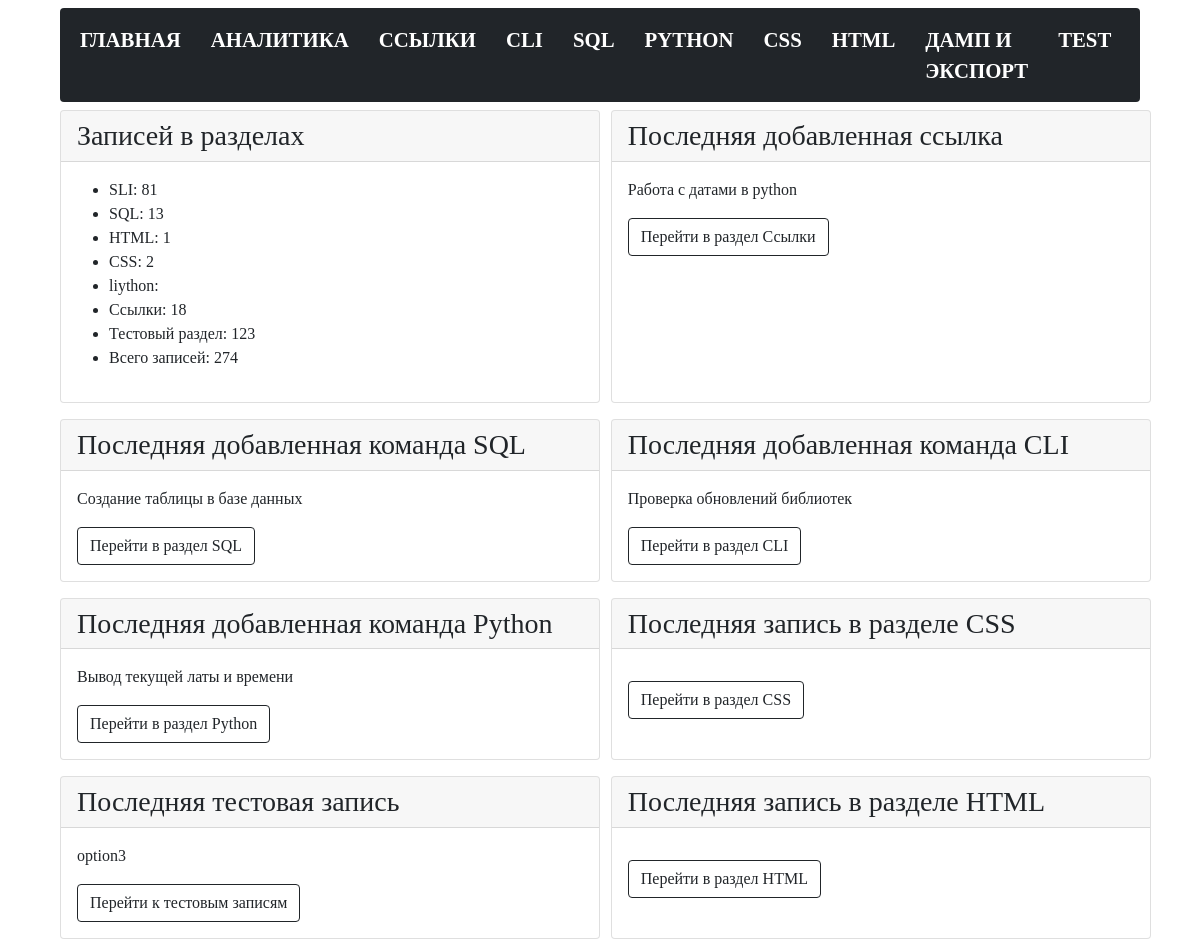
Before: /analytics with the older database file.
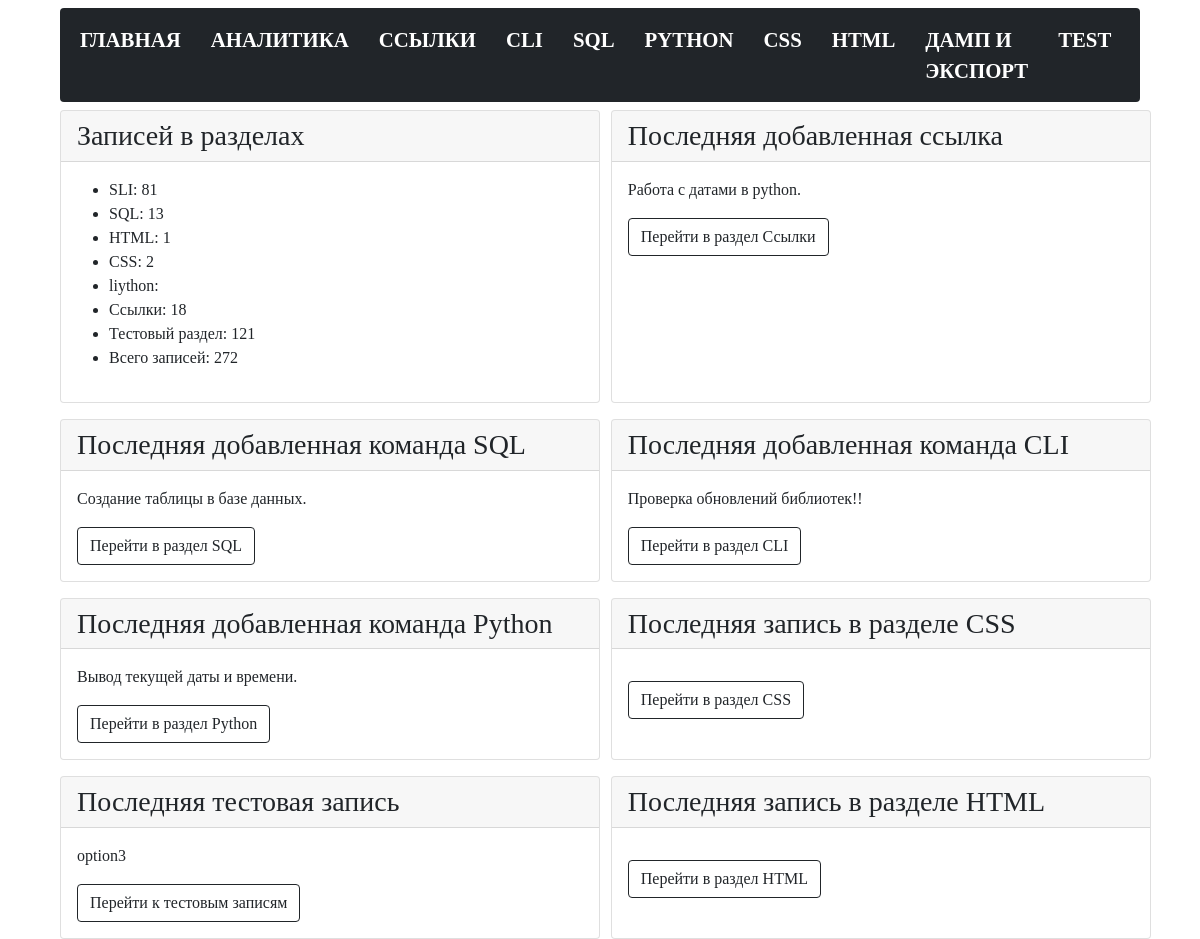
After: the same page with the newer database file.
### tables this page shows
CREATE TABLE "links" (
  [links_id] INTEGER PRIMARY KEY AUTOINCREMENT,
  [links_name] TEXT NOT NULL,
  [links_command] TEXT NOT NULL,
  [links_date_add] TIMESTAMP DEFAULT CURRENT_TIMESTAMP,
  [links_date_edit] TEXT
);

CREATE TABLE "sql" (
  [sql_id] INTEGER PRIMARY KEY AUTOINCREMENT,
  [sql_name] TEXT NOT NULL,
  [sql_command] TEXT NOT NULL,
  [sql_date_add] TIMESTAMP DEFAULT CURRENT_TIMESTAMP,
  [sql_date_edit] TEXT
);

CREATE TABLE "bash" (
  [bash_id] INTEGER PRIMARY KEY AUTOINCREMENT,
  [bash_command] TEXT NOT NULL,
  [bash_name] TEXT NOT NULL,
  [bash_date_add] TIMESTAMP DEFAULT CURRENT_TIMESTAMP,
  [bash_date_edit] TEXT
);

CREATE TABLE "python" (
  [python_id] INTEGER PRIMARY KEY AUTOINCREMENT,
  [python_command] TEXT NOT NULL,
  [python_name] TEXT NOT NULL,
  [python_date_add] TIMESTAMP DEFAULT CURRENT_TIMESTAMP,
  [python_date_edit] TEXT
);

CREATE TABLE test (
                test_id INTEGER PRIMARY KEY autoincrement, 
                test_name TEXT not null
        );

### modules/analytics.py (the view)
@bp.route("/analytics")
def analytics():
    conn = connect.get_db_connection()
    cur = conn.cursor()
    bash_list_count = int(cur.execute("SELECT COUNT(*) FROM bash").fetchone()[0])
    sql_list_count = int(cur.execute("SELECT COUNT(*) FROM sql").fetchone()[0])
    css_wiki_list_count = int(cur.execute("SELECT COUNT(*) FROM css_wiki").fetchone()[0])
    python_list_count = int(cur.execute("SELECT COUNT(*) FROM python").fetchone()[0])
    test_list_count = int(cur.execute("SELECT COUNT(*) FROM test").fetchone()[0])
    links_list_count = int(cur.execute("SELECT COUNT(*) FROM links").fetchone()[0])
    html_wiki_list_count = int(cur.execute("SELECT COUNT(*) FROM html_wiki").fetchone()[0])
    last_links = conn.execute("SELECT * FROM links ORDER BY 1 DESC").fetchone()
    last_sql = conn.execute("SELECT * FROM sql ORDER BY 1 DESC").fetchone()
    last_bash = conn.execute("SELECT * FROM bash ORDER BY 1 DESC").fetchone()
    last_python = conn.execute("SELECT * FROM python ORDER BY 1 DESC").fetchone()
    last_css_wiki = conn.execute("SELECT * FROM css_wiki ORDER BY 1 DESC").fetchone()
    last_test = conn.execute("SELECT * FROM test ORDER BY 1 DESC").fetchone()
    last_html_wiki = conn.execute("SELECT * FROM html_wiki ORDER BY 1 DESC").fetchone()
    sum_count = bash_list_count + sql_list_count + html_wiki_list_count + python_list_count + links_list_count + test_list_count + css_wiki_list_count
    conn.close()
    return render_template("analytics.html",
                           bash_list_count=bash_list_count,
                           sql_list_count=sql_list_count,
                           css_wiki_list_count=css_wiki_list_count,
                           python_list_count=python_list_count,
                           test_list_count=test_list_count,
                           links_list_count=links_list_count,
                           html_wiki_list_count=html_wiki_list_count,
                           sum_count=sum_count,
                           last_links=last_links,
                           last_sql=last_sql,
                           last_bash=last_bash,
                           last_python=last_python,
                           last_css_wiki=last_css_wiki,
                           last_test=last_test,
                           last_html_wiki=last_html_wiki,
                           )

### modules/connect.py (called while the page is built)
def get_db_connection():
    db_path = os.path.join(BASE_DIR, '../database.db')
    conn = sqlite3.connect(db_path)
    conn.row_factory = sqlite3.Row
    return conn

### templates/analytics.html (shortened to what this page needs)
{% extends "base.html" %} {% block title %}Аналитика{% endblock %} {% block content %}
<div class="container-index-page">
   <div class="card">
      <div class="card-header h3">Записей в разделах</div>
      <div class="card-body">
         <ul>
            <li class="card-text">SLI: {{ bash_list_count }}</li>
            <li class="card-text">SQL: {{ sql_list_count }}</li>
            <li class="card-text">HTML: {{ html_wiki_list_count }}</li>
            <li class="card-text">CSS: {{ css_wiki_list_count }}</li>
            <li class="card-text">liython: {{ liython_list_count }}</li>
            <li class="card-text">Ссылки: {{ links_list_count }}</li>
            <li class="card-text">Тестовый раздел: {{ test_list_count }}</li>
            <li class="card-text">Всего записей: {{ sum_count }}</li>
         </ul>
      </div>
   </div>
   <div class="card">
      <div class="card-header h3">Последняя добавленная ссылка</div>
      <div class="card-body">
         <p class="card-text">
            {{ last_links.links_name }}</p>
         <a href="{{ url_for('links_list_commands.links_list_commands') }}" class="btn btn-outline-dark">Перейти в
            раздел Ссылки</a>
      </div>
   </div>
   <div class="card">
      <div class="card-header h3">Последняя добавленная команда SQL</div>
      <div class="card-body">
         <p class="card-text">
            {{ last_sql.sql_name }}</p>
         <a href="{{ url_for('sql_list_commands.sql_list_commands') }}" class="btn btn-outline-dark">Перейти в раздел
            SQL</a>
      </div>
   </div>
   <div class="card">
      <div class="card-header h3">Последняя добавленная команда CLI</div>
      <div class="card-body">
         <p class="card-text">
            {{ last_bash.bash_name }}</p>
         <a href="{{ url_for('bash_list_commands.bash_list_commands') }}" class="btn btn-outline-dark">Перейти в раздел
            CLI</a>
      </div>
   </div>
   <div class="card">
      <div class="card-header h3">Последняя добавленная команда Python</div>
      <div class="card-body">
         <p class="card-text">
            {{ last_python.python_name }}</p>
         <a href="{{ url_for('python_list_commands.python_list_commands') }}" class="btn btn-outline-dark">Перейти в
            раздел Python</a>
      </div>
   </div>
   <div class="card">
      <div class="card-header h3">Последняя запись в разделе CSS</div>
      <div class="card-body">
         <a href="{{ url_for('css_wiki.css_wiki') }}" class="btn btn-outline-dark">Перейти в раздел CSS</a>
      </div>
   </div>
   <div class="card">
      <div class="card-header h3">Последняя тестовая запись</div>
      <div class="card-body">
         <p class="card-text">
            {{ last_test.test_name }}</p>
         <a href="{{ url_for('test_list.test_list') }}" class="btn btn-outline-dark">Перейти к тестовым записям</a>
      </div>
   </div>
   <div class="card">
      <div class="card-header h3">Последняя запись в разделе HTML</div>
      <div class="card-body">
         <a href="{{ url_for('html_wiki.html_wiki') }}" class="btn btn-outline-dark">Перейти в раздел HTML</a>
      </div>
   </div>
</div>
{% endblock %}

Changed rows visible on the page:
changed links: links_name "Работа с датами в python" → "Работа с датами в python."
changed sql: sql_name "Создание таблицы в базе данных" → "Создание таблицы в базе данных."
changed bash: bash_name "Проверка обновлений библиотек" → "Проверка обновлений библиотек!!"
changed python: python_name "Вывод текущей латы и времени" → "Вывод текущей даты и времени."
Other visible differences:
{{ test_list_count }}: "123" → "121"
{{ sum_count }}: "274" → "272"
